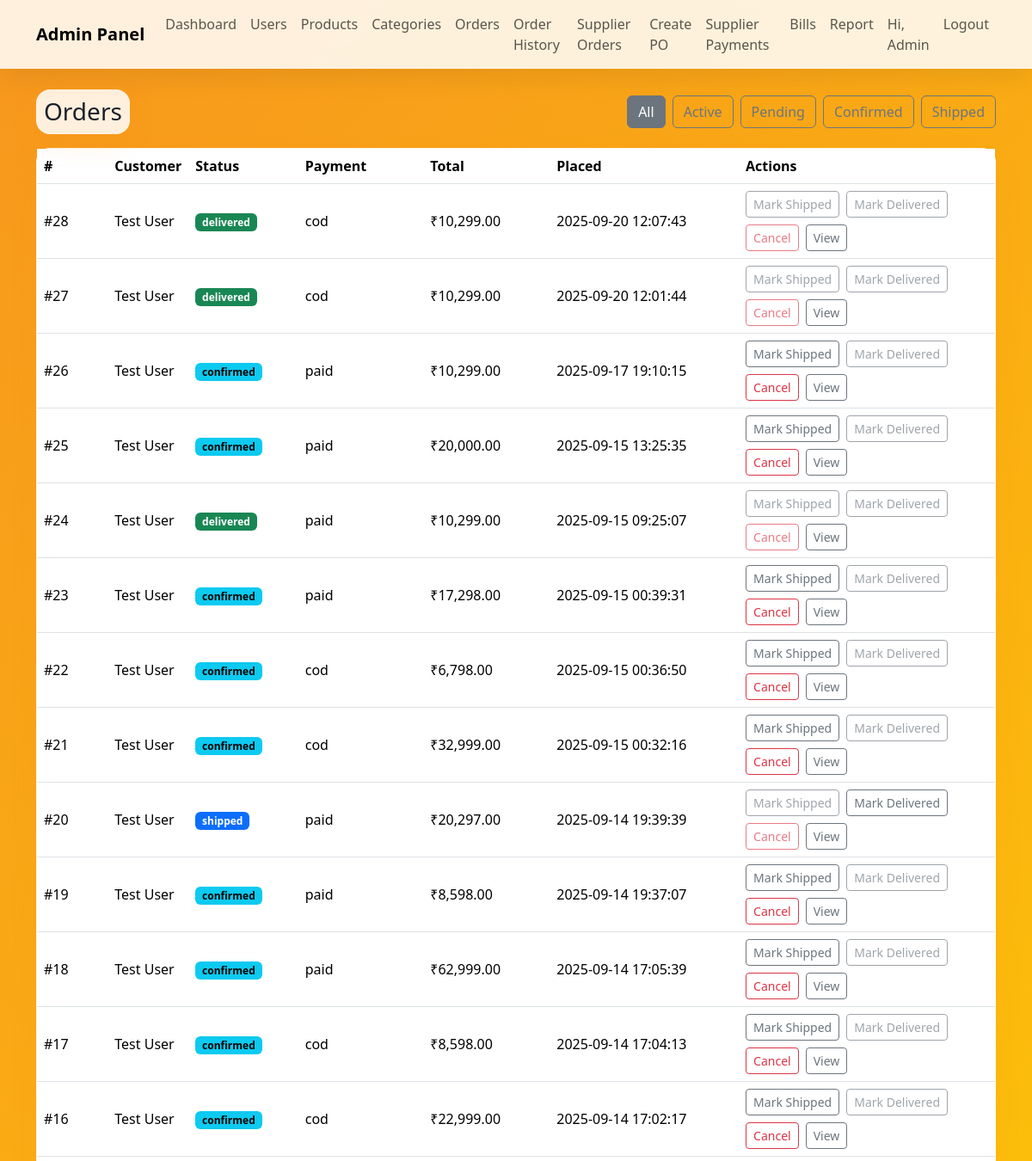
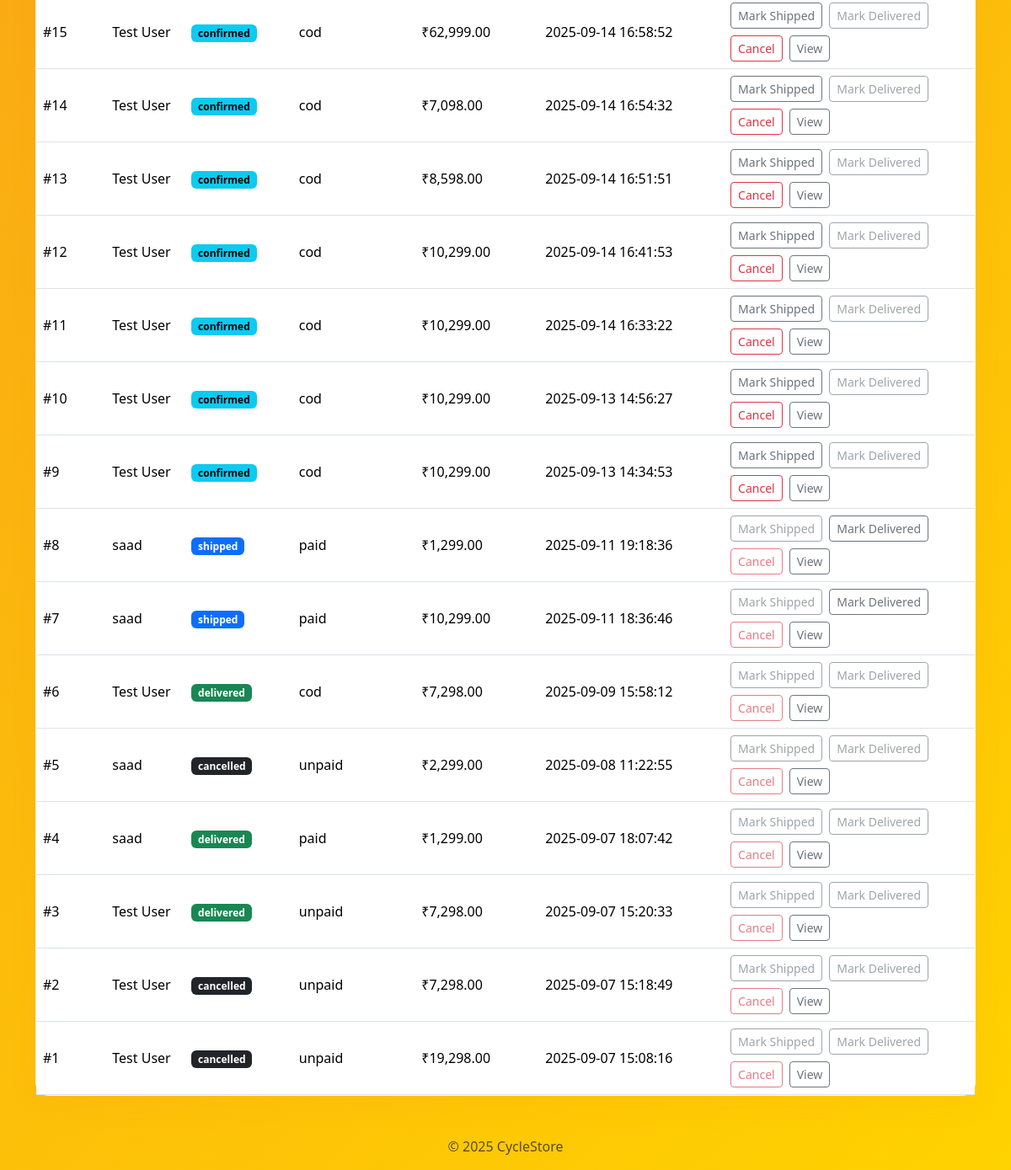
The app's page /admin/orders.php (signed in) with its own data (2 pictures, top to bottom).
### tables this page shows
CREATE TABLE `orders` (
  `id` int(11) NOT NULL,
  `order_date` datetime NOT NULL DEFAULT current_timestamp(),
  `user_id` int(11) NOT NULL,
  `address_id` int(11) NOT NULL,
  `status` enum('pending','confirmed','shipped','delivered','cancelled') NOT NULL DEFAULT 'pending',
  `subtotal` decimal(12,2) NOT NULL DEFAULT 0.00,
  `shipping` decimal(12,2) NOT NULL DEFAULT 0.00,
  `total` decimal(12,2) NOT NULL DEFAULT 0.00,
  `payment_status` enum('unpaid','paid','cod','refund') NOT NULL DEFAULT 'unpaid',
  `created_at` datetime DEFAULT current_timestamp()
);

CREATE TABLE `users` (
  `id` int(11) NOT NULL,
  `role_id` int(11) NOT NULL,
  `name` varchar(120) NOT NULL,
  `email` varchar(160) NOT NULL,
  `password_plain` varchar(120) NOT NULL,
  `created_at` datetime DEFAULT current_timestamp()
);

### admin/orders.php (the view, shortened to what this page needs)
<?php
require_once '../config/db.php';
$status = $_GET['status'] ?? 'all';
$where = "1=1";
$rows=[];
$q = "SELECT o.id, u.name customer, o.status, o.payment_status, o.total, o.created_at
      FROM orders o JOIN users u ON u.id=o.user_id
      WHERE $where
      ORDER BY o.id DESC";
$res = mysqli_query($conn, $q);
while($r=mysqli_fetch_assoc($res)) $rows[]=$r;
include '../includes/header_admin.php';
include '../includes/nav_admin.php';
?>
<div class="container my-4">
  <div class="d-flex flex-wrap gap-2 align-items-center mb-3">
    <div class="glass p-2"><h3 class="mb-0">Orders</h3></div>
    <div class="ms-auto d-flex gap-2">
      <a class="btn btn-outline-secondary <?= $status==='all'?'active':'' ?>" href="orders.php?status=all">All</a>
      <a class="btn btn-outline-secondary <?= $status==='active'?'active':'' ?>" href="orders.php?status=active">Active</a>
      <a class="btn btn-outline-secondary <?= $status==='pending'?'active':'' ?>" href="orders.php?status=pending">Pending</a>
      <a class="btn btn-outline-secondary <?= $status==='confirmed'?'active':'' ?>" href="orders.php?status=confirmed">Confirmed</a>
      <a class="btn btn-outline-secondary <?= $status==='shipped'?'active':'' ?>" href="orders.php?status=shipped">Shipped</a>
    </div>
  </div>
  <div class="glass p-0">
    <table class="table align-middle mb-0">
      <thead>
        <tr>
          <th style="width:8%">#</th>
          <th>Customer</th>
          <th style="width:12%">Status</th>
          <th style="width:14%">Payment</th>
          <th style="width:14%">Total</th>
          <th style="width:22%">Placed</th>
          <th style="width:30%">Actions</th>
        </tr>
      </thead>
      <tbody>
        <?php foreach($rows as $o): ?>
          <tr>
            <td>#<?=$o['id']?></td>
            <td><?=htmlspecialchars($o['customer'])?></td>
            <td>
              <?php
                $badge='text-bg-secondary';
                if ($o['status']==='confirmed') $badge='text-bg-info';
                if ($o['status']==='shipped') $badge='text-bg-primary';
                if ($o['status']==='delivered') $badge='text-bg-success';
                if ($o['status']==='cancelled') $badge='text-bg-dark';
              ?>
              <span class="badge <?=$badge?>"><?=htmlspecialchars($o['status'])?></span>
            </td>
            <td><?=htmlspecialchars($o['payment_status'])?></td>
            <td>₹<?=number_format((float)$o['total'],2)?></td>
            <td><?=htmlspecialchars($o['created_at'])?></td>
            <td>
              <form method="post" class="d-flex gap-2 flex-wrap">
                <button class="btn btn-sm btn-outline-secondary" name="action" value="ship" <?= !in_array($o['status'],['pending','confirmed'])?'disabled':''; ?>>Mark Shipped</button>
                <button class="btn btn-sm btn-outline-secondary" name="action" value="deliver" <?= $o['status']!=='shipped'?'disabled':''; ?>>Mark Delivered</button>
                <button class="btn btn-sm btn-outline-danger" name="action" value="cancel" <?= !in_array($o['status'],['pending','confirmed'])?'disabled':''; ?> onclick="return confirm('Cancel this order?')">Cancel</button>
                <a class="btn btn-sm btn-outline-secondary" href="payment.php?id=<?=$o['id']?>" target="_blank">View</a>
              </form>
            </td>
          </tr>
        <?php endforeach; ?>
      </tbody>
    </table>
  </div>
</div>
<?php include '../includes/footer.php'; ?>

### includes/header_admin.php (style rules this page uses)
body { background:linear-gradient(135deg,#f7971e,#ffd200);min-height:100vh;color:#1b1f2a; }
.glass { background:rgba(255,255,255,.85);border:1px solid rgba(255,255,255,.28);border-radius:16px;box-shadow:0 12px 30px rgba(247,151,30,.12); }

### records on screen
orders: id "28", user.name "Test User", status "delivered", payment_status "cod", total "10,299.00", created_at "2025-09-20 12:07:43"
orders: id "27", user.name "Test User", status "delivered", payment_status "cod", total "10,299.00", created_at "2025-09-20 12:01:44"
orders: id "26", user.name "Test User", status "confirmed", payment_status "paid", total "10,299.00", created_at "2025-09-17 19:10:15"
orders: id "25", user.name "Test User", status "confirmed", payment_status "paid", total "20,000.00", created_at "2025-09-15 13:25:35"
orders: id "24", user.name "Test User", status "delivered", payment_status "paid", total "10,299.00", created_at "2025-09-15 09:25:07"
orders: id "23", user.name "Test User", status "confirmed", payment_status "paid", total "17,298.00", created_at "2025-09-15 00:39:31"
orders: id "22", user.name "Test User", status "confirmed", payment_status "cod", total "6,798.00", created_at "2025-09-15 00:36:50"
orders: id "21", user.name "Test User", status "confirmed", payment_status "cod", total "32,999.00", created_at "2025-09-15 00:32:16"
orders: id "20", user.name "Test User", status "shipped", payment_status "paid", total "20,297.00", created_at "2025-09-14 19:39:39"
orders: id "19", user.name "Test User", status "confirmed", payment_status "paid", total "8,598.00", created_at "2025-09-14 19:37:07"
orders: id "18", user.name "Test User", status "confirmed", payment_status "paid", total "62,999.00", created_at "2025-09-14 17:05:39"
orders: id "17", user.name "Test User", status "confirmed", payment_status "cod", total "8,598.00", created_at "2025-09-14 17:04:13"
orders: id "16", user.name "Test User", status "confirmed", payment_status "cod", total "22,999.00", created_at "2025-09-14 17:02:17"
orders: id "15", user.name "Test User", status "confirmed", payment_status "cod", total "62,999.00", created_at "2025-09-14 16:58:52"
orders: id "14", user.name "Test User", status "confirmed", payment_status "cod", total "7,098.00", created_at "2025-09-14 16:54:32"
orders: id "13", user.name "Test User", status "confirmed", payment_status "cod", total "8,598.00", created_at "2025-09-14 16:51:51"
orders: id "12", user.name "Test User", status "confirmed", payment_status "cod", total "10,299.00", created_at "2025-09-14 16:41:53"
orders: id "11", user.name "Test User", status "confirmed", payment_status "cod", total "10,299.00", created_at "2025-09-14 16:33:22"
orders: id "10", user.name "Test User", status "confirmed", payment_status "cod", total "10,299.00", created_at "2025-09-13 14:56:27"
orders: id "9", user.name "Test User", status "confirmed", payment_status "cod", total "10,299.00", created_at "2025-09-13 14:34:53"
orders: id "8", user.name "saad", status "shipped", payment_status "paid", total "1,299.00", created_at "2025-09-11 19:18:36"
orders: id "7", user.name "saad", status "shipped", payment_status "paid", total "10,299.00", created_at "2025-09-11 18:36:46"
orders: id "6", user.name "Test User", status "delivered", payment_status "cod", total "7,298.00", created_at "2025-09-09 15:58:12"
orders: id "5", user.name "saad", status "cancelled", payment_status "unpaid", total "2,299.00", created_at "2025-09-08 11:22:55"
orders: id "4", user.name "saad", status "delivered", payment_status "paid", total "1,299.00", created_at "2025-09-07 18:07:42"
orders: id "3", user.name "Test User", status "delivered", payment_status "unpaid", total "7,298.00", created_at "2025-09-07 15:20:33"
orders: id "2", user.name "Test User", status "cancelled", payment_status "unpaid", total "7,298.00", created_at "2025-09-07 15:18:49"
orders: id "1", user.name "Test User", status "cancelled", payment_status "unpaid", total "19,298.00", created_at "2025-09-07 15:08:16"

### other values on screen
$u['name'] "Admin"
